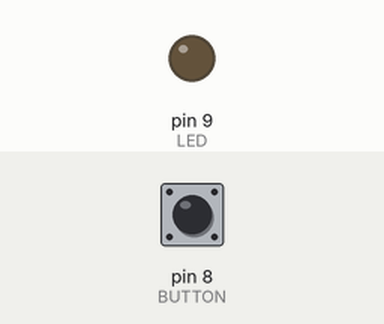
A sketch run on a simulated Arduino Uno, built with avr-gcc and run on an emulated ATmega328P. Parts: output pins drawn as LEDs (lit = HIGH). Dashed ring = blinking. The test bench sets the inputs (shaded band); at power-on: pin 8 (BUTTON) LOW.

Above: at 1.2 s.
1.3 s: pin 8 (BUTTON) pulled HIGH for 1 s
At 3.0 s:
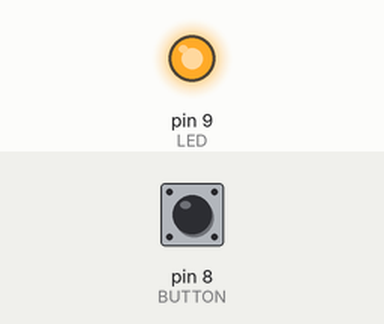
3.9 s: pin 8 (BUTTON) pulled HIGH for 0.25 s
At 5.4 s:
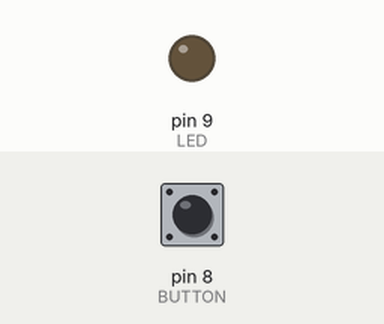
5.7 s: pin 8 (BUTTON) pulled HIGH for 3.2 s
At 6.1 s:
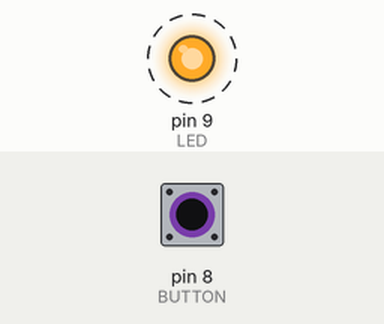
Timing chart, 0 to 10.5 s (numbered marks = the images above; inputs shaded):
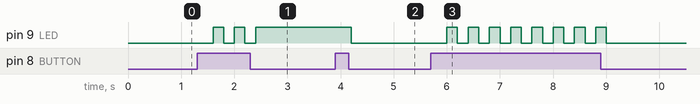

Measured:
- after the input at 1.3 s, pin 9 (LED): alternates HIGH for 0.20 s and LOW for 0.20 s, 5 changes in all, then stays HIGH, starting after 0.30 s
- after the input at 3.9 s, pin 9 (LED): HIGH → LOW after 0.30 s
- after the input at 5.7 s, pin 9 (LED): alternates HIGH for 0.20 s and LOW for 0.20 s, 16 changes in all, then stays LOW, starting after 0.30 s

The sketch:

impulse-switch.ino
```cpp
/*
   Impulse switch by Jorge
   Based on "https://forum.arduino.cc/index.php?topic=189550.0"
*/

#define LED 9                         // LED attach to digital pin 9
#define BUTTON 8                      // Push button attach to digital pin 8
bool STATE = false;                   // Internal variable

void setup () {

  pinMode (LED, OUTPUT);               // Configuring LED as output
  pinMode (BUTTON, INPUT);             // Configuring Push button as input

}

void loop () {

  if (digitalRead (BUTTON) == true) {

    STATE = !STATE;                   // Invert the status signal

  }

  delay (200);                        // Prevent button bouncing

  if (STATE == true) {

    digitalWrite (LED, HIGH);         // Turn on LED

  } else {

    digitalWrite (LED, LOW);          // Turn off LED

  }
}
```
